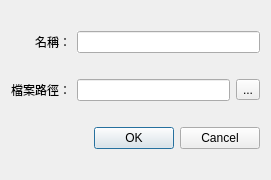
<?xml version="1.0" encoding="UTF-8"?>
<ui version="4.0">
 <class>LoadTableDialog</class>
 <widget class="QDialog" name="LoadTableDialog">
  <property name="geometry">
   <rect>
    <x>0</x>
    <y>0</y>
    <width>271</width>
    <height>180</height>
   </rect>
  </property>
  <property name="windowTitle">
   <string>匯入資料表</string>
  </property>
  <layout class="QGridLayout" name="gridLayout">
   <item row="0" column="0">
    <widget class="QLabel" name="label">
     <property name="text">
      <string>名稱：</string>
     </property>
     <property name="alignment">
      <set>Qt::AlignRight|Qt::AlignTrailing|Qt::AlignVCenter</set>
     </property>
    </widget>
   </item>
   <item row="0" column="1" colspan="2">
    <widget class="QLineEdit" name="NameLine">
     <property name="autoFillBackground">
      <bool>true</bool>
     </property>
    </widget>
   </item>
   <item row="1" column="0">
    <widget class="QLabel" name="label_2">
     <property name="text">
      <string>檔案路徑：</string>
     </property>
     <property name="alignment">
      <set>Qt::AlignRight|Qt::AlignTrailing|Qt::AlignVCenter</set>
     </property>
    </widget>
   </item>
   <item row="1" column="1">
    <widget class="QLineEdit" name="lineEdit_2">
     <property name="readOnly">
      <bool>true</bool>
     </property>
    </widget>
   </item>
   <item row="1" column="2">
    <widget class="QToolButton" name="toolButton">
     <property name="text">
      <string>...</string>
     </property>
    </widget>
   </item>
   <item row="2" column="0" colspan="3">
    <widget class="QDialogButtonBox" name="buttonBox">
     <property name="orientation">
      <enum>Qt::Horizontal</enum>
     </property>
     <property name="standardButtons">
      <set>QDialogButtonBox::Cancel|QDialogButtonBox::Ok</set>
     </property>
    </widget>
   </item>
  </layout>
 </widget>
 <resources/>
 <connections>
  <connection>
   <sender>buttonBox</sender>
   <signal>accepted()</signal>
   <receiver>LoadTableDialog</receiver>
   <slot>accept()</slot>
   <hints>
    <hint type="sourcelabel">
     <x>248</x>
     <y>254</y>
    </hint>
    <hint type="destinationlabel">
     <x>157</x>
     <y>274</y>
    </hint>
   </hints>
  </connection>
  <connection>
   <sender>buttonBox</sender>
   <signal>rejected()</signal>
   <receiver>LoadTableDialog</receiver>
   <slot>reject()</slot>
   <hints>
    <hint type="sourcelabel">
     <x>316</x>
     <y>260</y>
    </hint>
    <hint type="destinationlabel">
     <x>286</x>
     <y>274</y>
    </hint>
   </hints>
  </connection>
 </connections>
</ui>
